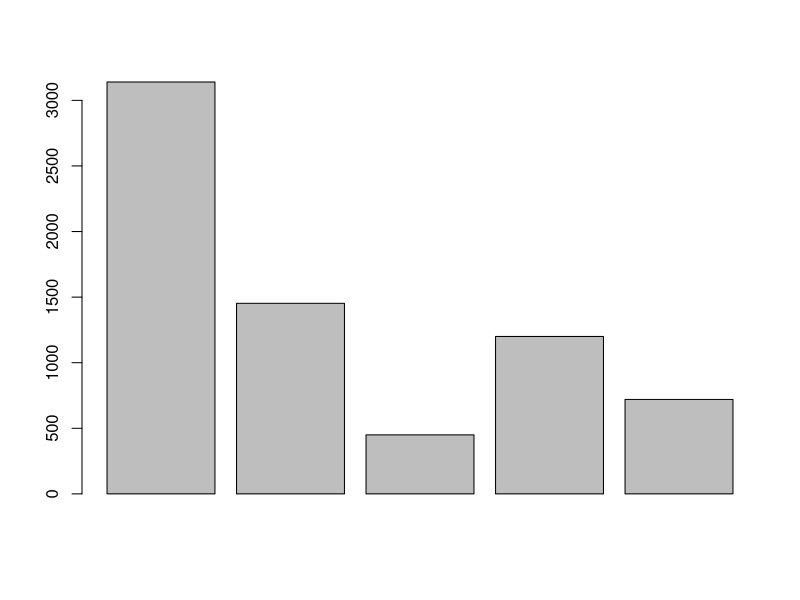

Recreate this plot in R. (Note: this script raises an error after producing the figure.)
#Carolina Guadalupe Hernández García 
#Matricula 2074797
#Fecha: 10 sep 2020

# Problema 1 --------------------------------------------------------------

pinus <- 3140
mezquite <- 1453
encino <- 450
teka <-1200
juniperos <- 720
superficie <- c(pinus, mezquite, encino, teka, juniperos)
barplot(superficie)
sort(superficie, decreasing = TRUE)
barplot[sort(superficie, decreasing = TRUE)]
?barplot
reordenados <- sort(superficie, decreasing = TRUE)
barplot(reordenados)
plot(xmain = "Superficie reforestada", xlab = "Especies", ylab= "hectáreas", col= "green")
reordenados
table(superficie)
plot(x, reordenados)
mean(superficie)

# Problema 2 --------------------------------------------------------------

germinacion <- c(4,1,6,2,4,2,4,2,4,6,3,5,3,2,5,4,0,5,4,2,4,5,3,5,3,5,4,3,6,2)
mean(germinacion)
?standardeviation
"??standardeviation"
sd(germinacion)
